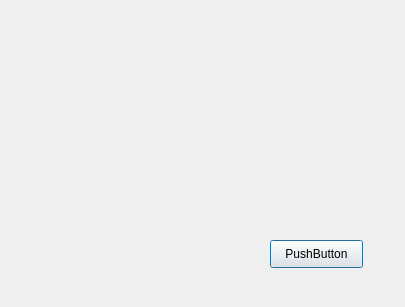
<?xml version="1.0" encoding="UTF-8"?>
<ui version="4.0">
 <class>MainDialog</class>
 <widget class="QDialog" name="MainDialog">
  <property name="geometry">
   <rect>
    <x>0</x>
    <y>0</y>
    <width>405</width>
    <height>307</height>
   </rect>
  </property>
  <property name="windowTitle">
   <string>Dialog</string>
  </property>
  <widget class="QPushButton" name="okButton">
   <property name="geometry">
    <rect>
     <x>270</x>
     <y>240</y>
     <width>93</width>
     <height>28</height>
    </rect>
   </property>
   <property name="text">
    <string>PushButton</string>
   </property>
  </widget>
 </widget>
 <resources/>
 <connections/>
</ui>
